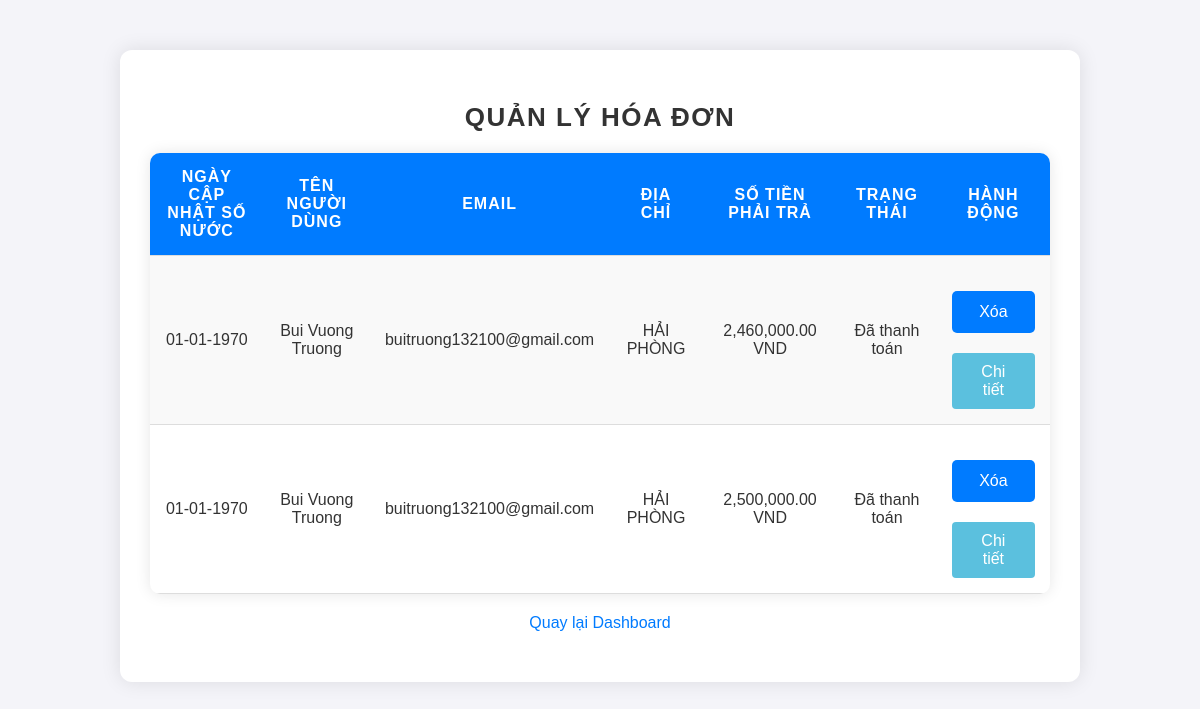
The page /manage_invoices.php (signed in) on the database as committed earlier.
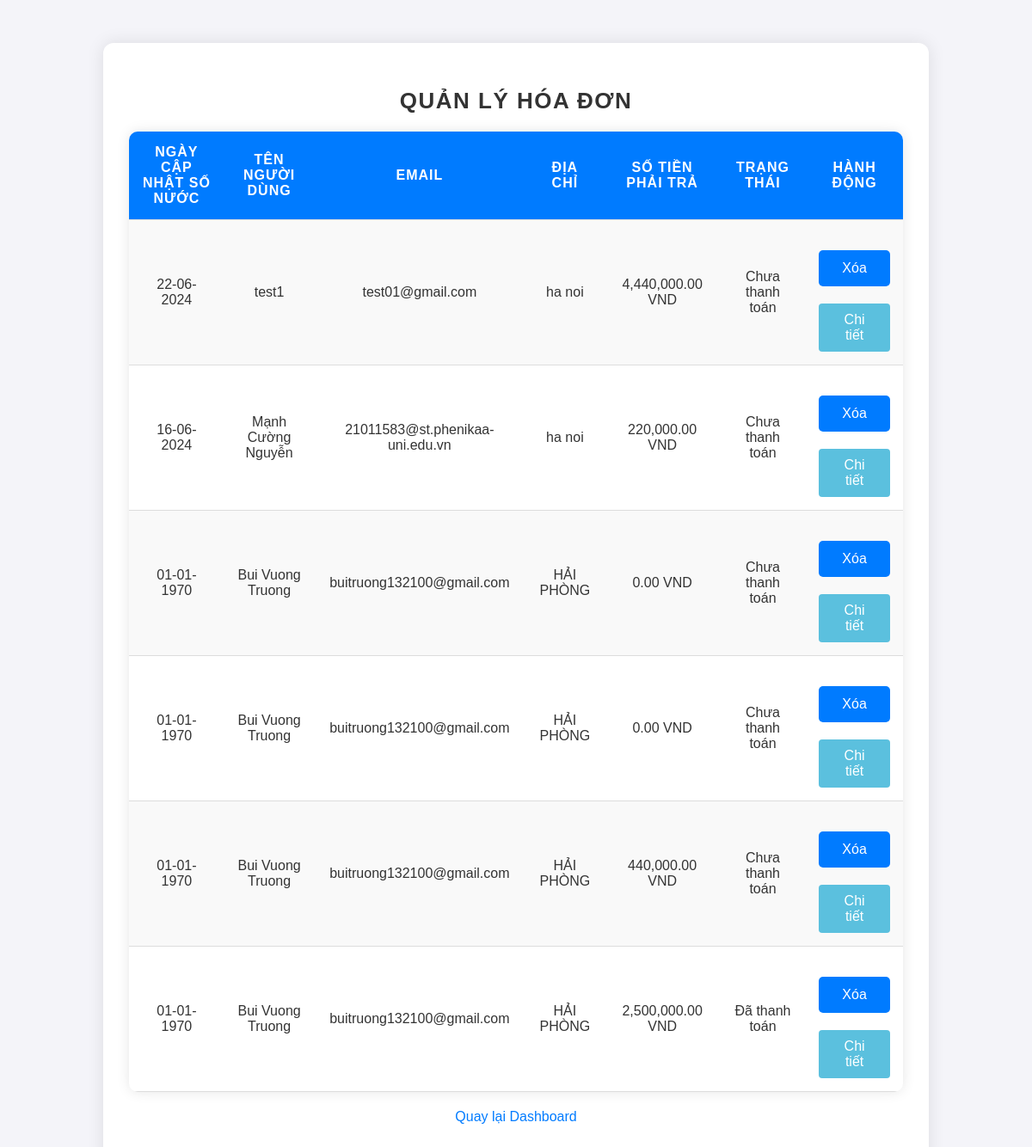
The same page on the database as committed later.
### tables this page shows
CREATE TABLE `invoices` (
  `id` int(11) NOT NULL,
  `id_user` int(11) DEFAULT NULL,
  `total_amount` decimal(10,2) DEFAULT NULL,
  `status` enum('paid','unpaid','archived') DEFAULT 'unpaid',
  `created_at` timestamp NOT NULL DEFAULT current_timestamp()
);

CREATE TABLE `users` (
  `id` int(11) NOT NULL,
  `name` varchar(100) NOT NULL,
  `email` varchar(100) NOT NULL,
  `password` varchar(255) NOT NULL,
  `address` varchar(255) NOT NULL,
  `role` enum('admin','user') DEFAULT 'user'
);

### manage_invoices.php (the view, shortened to what this page needs)
<?php
require 'config.php';
$sql = "
    SELECT invoices.id, invoices.total_amount, invoices.status, users.name, users.email, users.address, MAX(water.date) AS water_date
    FROM invoices
    JOIN users ON invoices.id_user = users.id
    LEFT JOIN water ON invoices.id_user = water.id_user
    GROUP BY invoices.id
    ORDER BY MAX(water.date) DESC, invoices.created_at DESC
";
$result = $conn->query($sql);
$invoices = $result->fetch_all(MYSQLI_ASSOC);
?>
<!DOCTYPE html>
<html lang="en">
<head>
    <link rel="stylesheet" href="styles.css">
</head>
<body>
    <div class="container">
        <h2>Quản lý hóa đơn</h2>
        <table>
            <tr>
                <th>Ngày cập nhật số nước</th>
                <th>Tên người dùng</th>
                <th>Email</th>
                <th>Địa chỉ</th>
                <th>Số tiền phải trả</th>
                <th>Trạng thái</th>
                <th>Hành động</th>
            </tr>
        <?php foreach ($invoices as $invoice) : ?>
        <tr>
            <td><?php echo date("d-m-Y", strtotime($invoice['water_date'])); ?></td>
            <td><?php echo htmlspecialchars($invoice['name']); ?></td>
            <td><?php echo htmlspecialchars($invoice['email']); ?></td>
            <td><?php echo htmlspecialchars($invoice['address']); ?></td>
            <td><?php echo number_format($invoice['total_amount'], 2); ?> VND</td>
            <td><?php echo $invoice['status'] == 'paid' ? 'Đã thanh toán' : 'Chưa thanh toán'; ?></td>
            <td>
                <form method="post" action="manage_invoices.php" onsubmit="return confirm('Bạn có chắc chắn muốn xóa hóa đơn này?');">
                    <input type="submit" value="Xóa" class="delete-button">
                </form>
                <a href="invoice_details.php?id=<?php echo $invoice['id']; ?>" class="detail-button">Chi tiết</a>
            </td>
        </tr>
    <?php endforeach; ?>
        </table>
        <p><a href="dashboard.php">Quay lại Dashboard</a></p>
    </div>
</body>
</html>

### styles.css (style rules this page uses)
body { font-family: Arial, sans-serif; background-color: #f4f4f9; margin: 0; padding: 0; }
.container { max-width: 900px; margin: 50px auto; padding: 30px; background-color: #fff; border-radius: 12px; box-shadow: 0 0 20px rgba(0, 0, 0, 0.1); }
h2 { text-align: center; color: #333; font-size: 26px; margin-bottom: 20px; font-weight: bold; text-transform: uppercase; letter-spacing: 1.5px; }
form { display: flex; flex-direction: column; gap: 15px; }
input[type="submit"], button { padding: 12px 25px; background-color: #007bff; color: #fff; border: none; border-radius: 5px; font-size: 16px; cursor: pointer; transition: background-color 0.3s ease; margin-top: 20px; text-align: center; }
.delete-button { background-color: #d9534f; margin-top: 0; padding: 10px 20px; border-radius: 4px; transition: background-color 0.3s ease; }
.detail-button { background-color: #5bc0de !important; color: white !important; padding: 10px 20px !important; border-radius: 4px !important; border: none !important; cursor: pointer !important; text-decoration: none !important; display: inline-block !important; }
p { text-align: center; color: #555; margin: 10px 0; }
a { display: inline-block; text-decoration: none; color: #007bff; margin-top: 10px; transition: color 0.3s ease; }
table { width: 100%; border-collapse: collapse; margin-top: 20px; background-color: #fff; box-shadow: 0 0 15px rgba(0, 0, 0, 0.1); border-radius: 10px; overflow: hidden; }
th, td { padding: 15px; text-align: center; border-bottom: 1px solid #ddd; }
th { background-color: #007bff; color: #fff; font-weight: bold; text-transform: uppercase; letter-spacing: 1px; }
td { color: #333; }
tr:nth-child(even) { background-color: #f9f9f9; }
.container p { font-size: 18px; color: #333; margin-bottom: 20px; }
.container a { margin-top: 20px; display: block; text-align: center; font-size: 16px; color: #007bff; }

Rows that differ between the two databases and show on the page:
removed invoices: water_date "01-01-1970", id_user.name "Bui Vuong Truong", id_user.email "buitruong132100@gmail.com", id_user.address "HẢI PHÒNG", total_amount "2,460,000.00", status "Đã thanh toán"
added invoices: water_date "22-06-2024", id_user.name "test1", id_user.email "test01@gmail.com", id_user.address "ha noi", total_amount "4,440,000.00", status "Chưa thanh toán"
added invoices: water_date "16-06-2024", id_user.name "Mạnh Cường Nguyễn", id_user.email "21011583@st.phenikaa-uni.edu.vn", id_user.address "ha noi", total_amount "220,000.00", status "Chưa thanh toán"
added invoices: water_date "01-01-1970", id_user.name "Bui Vuong Truong", id_user.email "buitruong132100@gmail.com", id_user.address "HẢI PHÒNG", total_amount "0.00", status "Chưa thanh toán"
added invoices: water_date "01-01-1970", id_user.name "Bui Vuong Truong", id_user.email "buitruong132100@gmail.com", id_user.address "HẢI PHÒNG", total_amount "0.00", status "Chưa thanh toán"
added invoices: water_date "01-01-1970", id_user.name "Bui Vuong Truong", id_user.email "buitruong132100@gmail.com", id_user.address "HẢI PHÒNG", total_amount "440,000.00", status "Chưa thanh toán"
